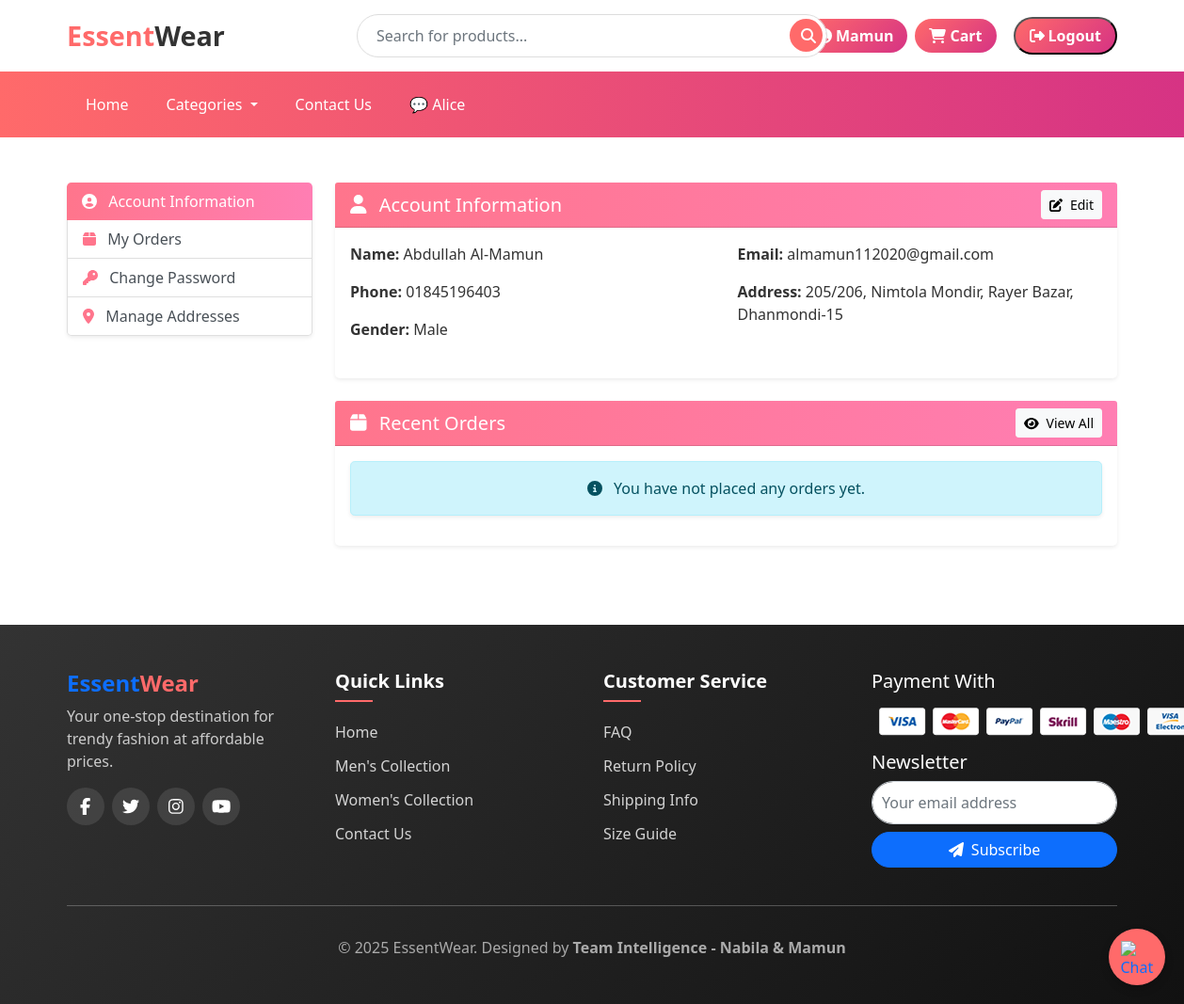
/profile/ (signed in), run on the app's committed database.
### app/models.py (models this page shows, shortened)
class Customer (models.Model):
    user = models.OneToOneField(User, on_delete=models.CASCADE)
    name = models.CharField(max_length=100, blank=True)          # Full name
    phone_no = models.CharField(max_length=15, blank=True)
    email = models.EmailField(blank=True)
    address = models.TextField(blank=True)
    gender_choices = (
        ('Male', 'Male'),
        ('Female', 'Female'),
        ('Other', 'Other'),
    )
    gender = models.CharField(max_length=10, choices=gender_choices, blank=True)

### app/views.py (the view, shortened to what this page needs)
# urls.py: path('profile/', views.ProfileView.as_view(), name='profile'),
@method_decorator(login_required, name='dispatch')
class ProfileView(View):
    def get(self, request):
        try:
            profile = Customer.objects.get(user=request.user)
            form = CustomerProfileForm(initial={
                'name': profile.name,
                'phone_no': profile.phone_no,
                'email': profile.email,
                'address': profile.address,
                'gender': profile.gender,
            })
        except Customer.DoesNotExist:
            form = CustomerProfileForm(initial={
                'name': request.user.get_full_name(),
                'email': request.user.email
            })
            profile = None
        order_placed = OrderPlaced.objects.filter(user=request.user).order_by('-id')[:5]
        return render(request, 'app/profile/profile.html', {
            'form': form,
            'profile': profile,
            'order_placed': order_placed,
            'active': 'btn-primary'
        })

### app/forms.py
class CustomerProfileForm(forms.ModelForm):
    class Meta:
        model = Customer
        fields = ['name', 'phone_no', 'email', 'address', 'gender']  # gender add kora holo
        widgets = {
            'name': forms.TextInput(attrs={'class': 'form-control'}),
            'phone_no': forms.TextInput(attrs={'class': 'form-control'}),
            'email': forms.EmailInput(attrs={'class': 'form-control'}),
            'address': forms.Textarea(attrs={'class': 'form-control', 'rows': 2}),
            'gender': forms.Select(attrs={'class': 'form-select'}),  # dropdown select
        }

### app/templates/app/profile/profile.html (shortened to what this page needs)
{% extends 'app/base.html' %}
{% load static %}
{% block main-content %}
<div class="container my-5">
  <div class="row">
    <div class="col-md-3 mb-4">
      <div class="list-group shadow-sm rounded-3">
        <a href="#" class="list-group-item list-group-item-action active"
           style="background: linear-gradient(90deg, #ff758c, #ff7eb3); border: none;">
          <i class="fas fa-user-circle me-2"></i> Account Information
        </a>
        <a href="{% url 'orders' %}" class="list-group-item list-group-item-action">
          <i class="fas fa-box me-2 text-pink"></i> My Orders
        </a>
        <a href="{% url 'changepassword' %}" class="list-group-item list-group-item-action">
          <i class="fas fa-key me-2 text-pink"></i> Change Password
        </a>
        <a href="{% url 'address' %}" class="list-group-item list-group-item-action">
          <i class="fas fa-map-marker-alt me-2 text-pink"></i> Manage Addresses
        </a>
      </div>
    </div>
    <div class="col-md-9">
      <div class="card shadow-sm rounded-3 mb-4 border-0">
        <div class="card-header text-white d-flex justify-content-between align-items-center"
             style="background: linear-gradient(90deg, #ff758c, #ff7eb3);">
          <h5 class="mb-0"><i class="fas fa-user me-2"></i> Account Information</h5>
          <button class="btn btn-light btn-sm" onclick="toggleForm()">
            <i class="fas fa-edit me-1"></i> Edit
          </button>
        </div>
        <div class="card-body">
          <div class="row mb-2">
            <div class="col-md-6">
              <p><strong>Name:</strong> {% if profile %}{{ profile.name|default:request.user.get_full_name }}{% else %}{{ request.user.get_full_name }}{% endif %}</p>
              <p><strong>Phone:</strong> {% if profile %}{{ profile.phone_no|default:"Not Added" }}{% else %}Not Added{% endif %}</p>
              <p><strong>Gender:</strong> {% if profile %}{{ profile.gender|default:"Not Specified" }}{% else %}Not Specified{% endif %}</p>
            </div>
            <div class="col-md-6">
              <p><strong>Email:</strong> {{ request.user.email }}</p>
              <p><strong>Address:</strong> {% if profile %}{{ profile.address|default:"Not Added" }}{% else %}Not Added{% endif %}</p>
            </div>
          </div>
        </div>
      </div>
      <div class="card shadow-sm rounded-3 mb-4 border-0">
        <div class="card-header text-white d-flex justify-content-between align-items-center"
             style="background: linear-gradient(90deg, #ff758c, #ff7eb3);">
          <h5 class="mb-0"><i class="fas fa-box me-2"></i> Recent Orders</h5>
          <a href="{% url 'orders' %}" class="btn btn-light btn-sm">
            <i class="fas fa-eye me-1"></i> View All
          </a>
        </div>
        <div class="card-body">
          {% if order_placed %}
          <div class="table-responsive">
            <table class="table table-bordered table-hover align-middle">
              <thead class="table-light">
                <tr>
                  <th>#</th>
                  <th>Product</th>
                  <th>Quantity</th>
                  <th>Price</th>
                  <th>Status</th>
                </tr>
              </thead>
              <tbody>
                {% for op in order_placed %}
                <tr>
                  <td>{{ forloop.counter }}</td>
                  <td>{{ op.product.title }}</td>
                  <td>{{ op.quantity }}</td>
                  <td>{{ op.total_cost }} ৳</td>
                  <td>
                    <span class="badge rounded-pill
                      {% if op.status == 'Accepted' %}bg-primary
                      {% elif op.status == 'Packed' %}bg-info text-dark
                      {% elif op.status == 'On The Way' %}bg-warning text-dark
                      {% elif op.status == 'Delivered' %}bg-success
                      {% elif op.status == 'Cancel' %}bg-danger
                      {% else %}bg-secondary
                      {% endif %}">
                      {{ op.status }}
                    </span>
                  </td>
                </tr>
                {% endfor %}
              </tbody>
            </table>
          </div>
          {% else %}
          <div class="alert alert-info shadow-sm rounded-3 text-center">
            <i class="fas fa-info-circle me-2"></i> You have not placed any orders yet.
          </div>
          {% endif %}
        </div>
      </div>
    </div>
  </div>
</div>
{% endblock main-content %}

### app/templates/app/base.html (shortened to what this page needs)
<!doctype html>
{% load static %}
<html lang="en">
<head>
  <link href="https://cdn.jsdelivr.net/npm/bootstrap@5.0.0-beta1/dist/css/bootstrap.min.css" rel="stylesheet">
  <link rel="stylesheet" href="{% static 'app/css/owl.carousel.min.css' %}">
  <link rel="stylesheet" href="{% static 'app/css/all.min.css' %}">
  <link rel="stylesheet" href="{% static 'app/css/style.css' %}">
</head>
<body>
  <div class="main-header">
    <div class="container">
      <div class="row align-items-center">
        <div class="col-md-3">
          <a class="brand-logo" href="/">Essent<span>Wear</span></a>
        </div>
        <div class="col-md-6">
          <form method="GET" action="{% url 'search_products' %}" class="search-container d-flex">
            <input type="text" name="q" placeholder="Search for products..." class="form-control" required />
            <button type="submit" class="btn btn-primary ms-2"><i class="fas fa-search"></i></button>
          </form>
        </div>
        <div class="col-md-3">
          <div class="user-actions d-flex justify-content-end align-items-center">
            {% if not request.user.is_authenticated %}
            <a href="{% url 'customerregistration' %}" class="auth-btn">Register</a>
            <a href="{% url 'login' %}" class="auth-btn">Login</a>
            <a href="{% url 'showcart' %}" class="auth-btn">
              <i class="fas fa-shopping-cart me-1"></i> Cart
            </a>
            {% else %}
            <a href="{% url 'profile' %}" class="auth-btn">
               {{ request.user.username }}
            </a>
            <a href="{% url 'showcart' %}" class="auth-btn ms-2">
              <i class="fas fa-shopping-cart me-1"></i> Cart
            </a>
            <form method="POST" action="{% url 'logout' %}" class="d-inline ms-2">
              <button type="submit" class="auth-btn">
                <i class="fas fa-sign-out-alt me-1"></i> Logout
              </button>
            </form>
            {% endif %}
          </div>
        </div>
      </div>
    </div>
  </div>
  <nav class="navbar navbar-expand-lg navbar-dark main-navigation">
    <div class="container">
      <div class="collapse navbar-collapse" id="mainNav">
        <ul class="navbar-nav me-auto">
          <li class="nav-item"><a class="nav-link active" href="/">Home</a></li>
          <li class="nav-item dropdown">
            <a class="nav-link dropdown-toggle" href="#" id="categoriesDropdown" role="button" data-bs-toggle="dropdown" aria-expanded="false">
              Categories
            </a>
          </li>
          <li class="nav-item"><a class="nav-link" href="{% url 'contact-us' %}">Contact Us</a></li>
          <li class="nav-item"><a class="nav-link" href="{% url 'chatbot' %}">💬 Alice</a></li>
        </ul>
      </div>
    </div>
  </nav>
  <a href="{% url 'chatbot' %}" id="floating-button">
    <img src="{% static 'app/images/banner/logo2.png' %}" alt="Chat with Alice" />
  </a>
  {% block main-content %}{% endblock main-content %}
  <footer class="site-footer py-5">
    <div class="container">
      <div class="row">
        <div class="col-md-3 mb-4">
          <h4 class="fw-bold text-primary">Essent<span style="color: #ff6a6a">Wear</span></h4>
          <p style="color: #ccc">Your one-stop destination for trendy fashion at affordable prices.</p>
          <div class="d-flex gap-2 mt-3">
           <a href="https://www.facebook.com/" target="_blank" class="social-icon"><i class="fab fa-facebook-f"></i></a>
           <a href="https://twitter.com/" target="_blank" class="social-icon"><i class="fab fa-twitter"></i></a>
           <a href="https://www.instagram.com/" target="_blank" class="social-icon"><i class="fab fa-instagram"></i></a>
           <a href="https://www.youtube.com/" target="_blank" class="social-icon"><i class="fab fa-youtube"></i></a>
          </div>
        </div>
        <div class="col-md-3 mb-4 footer-links">
          <h5>Quick Links</h5>
          <ul>
            <li><a href="/">Home</a></li>
            <li><a href="{% url 'men' %}">Men's Collection</a></li>
            <li><a href="{% url 'women' %}">Women's Collection</a></li>
            <li><a href="{% url 'contact-us' %}">Contact Us</a></li>
          </ul>
        </div>
        <div class="col-md-3 mb-4 footer-links">
          <h5>Customer Service</h5>
          <ul>
            <li><a href="{% url 'faq' %}">FAQ</a></li>
            <li><a href="{% url 'return_policy' %}">Return Policy</a></li>
            <li><a href="{% url 'shipping_info' %}">Shipping Info</a></li>
            <li><a href="{% url 'size_guide' %}">Size Guide</a></li>
          </ul>
        </div>
        <div class="col-md-3 mb-4">
          <h5>Payment With</h5>
          <div class="payment-logos my-3">
            <img src="{% static 'app/images/payment.png' %}" alt="Mastercard">
          </div>
          <h5>Newsletter</h5>
          <form method="POST" class="d-flex flex-column gap-2">
            <input type="email" name="email" placeholder="Your email address" required class="form-control"
              style="border-radius: 25px; padding: 10px" />
            <button type="submit" class="btn btn-primary rounded-pill">
              <i class="fas fa-paper-plane me-1"></i> Subscribe
            </button>
          </form>
        </div>
      </div>
      <hr style="border-color: #444" />
      <div class="text-center pt-3">
       <p class="mb-0" style="color: #aaa">&copy; 2025 EssentWear. Designed by <b>Team Intelligence - Nabila & Mamun</a></b></p>
      </div>
    </div>
  </footer>
</body>
</html>

### app/templates/app/base.html (style rules this page uses)
:root { --primary-color: #ff6a6a; --secondary-color: #d63384; --dark-color: #333; --light-color: #f9f9f9; }
body { font-family: "Segoe UI", Tahoma, Geneva, Verdana, sans-serif; background-color: #fff; color: #333; }
.main-header { background-color: #fff; box-shadow: 0 2px 10px rgba(0, 0, 0, 0.1); padding: 15px 0; }
.brand-logo { font-size: 1.8rem; font-weight: 700; color: var(--primary-color); text-decoration: none; }
.brand-logo span { color: var(--dark-color); }
.search-container { position: relative; max-width: 500px; margin: 0 auto; }
.search-container input { border-radius: 30px; padding: 10px 20px; border: 1px solid #ddd; width: 100%; }
.search-container button { position: absolute; right: 5px; top: 5px; background: var(--primary-color); border: none; color: white; border-radius: 50%; width: 35px; height: 35px; }
.user-actions .auth-btn { background: linear-gradient(135deg, #ff6a6a, #d63384); color: white; padding: 6px 15px; border-radius: 25px; font-weight: 600; margin-left: 10px; text-decoration: none; transition: all 0.3s ease; display: inline-flex; align-items: center; }
.main-navigation { background: linear-gradient(to right, var(--primary-color), var(--secondary-color)); }
.main-navigation .nav-link { color: white !important; font-weight: 500; padding: 15px 20px !important; transition: all 0.3s; }
#floating-button { position: fixed; bottom: 20px; right: 20px; background-color: var(--primary-color); border-radius: 50%; width: 60px; height: 60px; display: flex; align-items: center; justify-content: center; cursor: pointer; z-index: 999; box-shadow: 0 4px 10px rgba(0, 0, 0, 0.2); transition: all 0.3s; }
#floating-button img { width: 35px; height: 35px; }
.site-footer { background: linear-gradient(135deg, var(--dark-color) 0%, #111 100%); color: white; padding: 50px 0 20px; margin-top: 60px; }
.footer-links h5 { font-weight: 600; margin-bottom: 20px; position: relative; padding-bottom: 10px; }
.footer-links h5:after { content: ""; position: absolute; bottom: 0; left: 0; width: 40px; height: 2px; background-color: var(--primary-color); }
.footer-links ul { list-style: none; padding: 0; margin: 0; }
.footer-links li { margin-bottom: 12px; }
.footer-links a { color: rgba(255, 255, 255, 0.8); text-decoration: none; transition: all 0.3s ease; }
.social-icon { display: inline-flex; align-items: center; justify-content: center; width: 40px; height: 40px; background-color: rgba(255, 255, 255, 0.1); border-radius: 50%; color: #fff; transition: all 0.3s ease; font-size: 18px; }
.payment-logos img { max-height: 35px; margin: 0 8px; transition: 0.3s; }

### app/templates/app/profile/profile.html (style rules this page uses)
.text-pink { color: #ff758c !important; }

### data on the page
Customer: name "Abdullah Al-Mamun", phone_no "01845196403", gender "Male", address "205/206, Nimtola Mondir, Rayer Bazar, Dhanmondi-15"

### other printed values
{{ request.user.username }} "Mamun"
{{ request.user.email }} "almamun112020@gmail.com"
